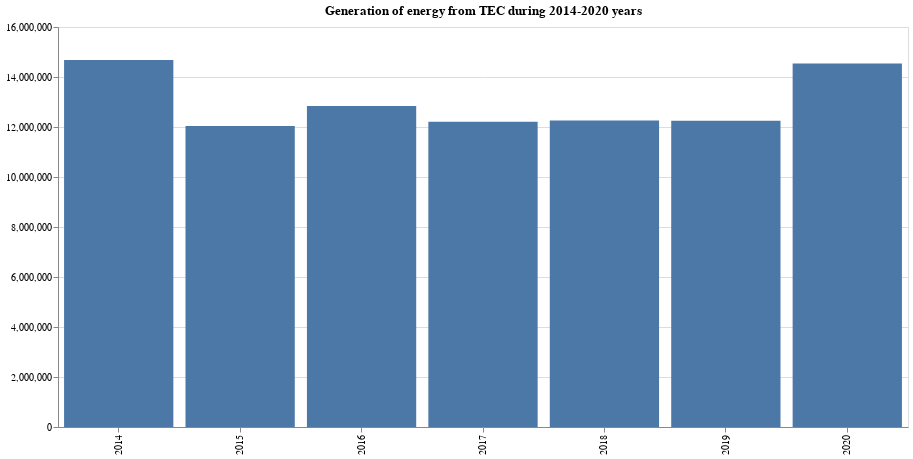

Notebook source saved alongside this figure:
### Code cell
chart_generator(task1_df, 'TEC')

### Figure 1 — Vega-Lite specification as saved in the notebook (floating-point values rounded to 4 significant figures)
{"config": {"view": {"continuousWidth": 400, "continuousHeight": 300}}, "data": {"name": "data-ecdcd649c28172410a9a615c1ea69b46"}, "mark": "bar", "encoding": {"x": {"type": "nominal", "field": "Час/Дата", "title": ""}, "y": {"type": "quantitative", "field": "TEC", "title": ""}}, "height": 400, "title": {"text": "Generation of energy from TEC during 2014-2020 years"}, "width": 850, "$schema": "https://vega.github.io/schema/vega-lite/v4.8.1.json", "datasets": {"data-ecdcd649c28172410a9a615c1ea69b46": [{"Час/Дата": "2014", "AES": 88204418, "TEC": 14684731, "VDE": 1606386, "TES": 68605877, "GES": 7991000.0, "GAES_GEN": 839842, "CONSUMPTION": 172595823, "GAES_PUMP": -1138000.0, "UK_BLR_RUS": -2597000.0, "UK_EURO": -4945000.0, "UK_MLD": -654700.0, "Unnamed: 12": 0.0, "Unnamed: 13": 0.0}, {"Час/Дата": "2015", "AES": 87413763, "TEC": 12041074, "VDE": 1234936, "TES": 50259819, "GES": 4964000.0, "GAES_GEN": 1554857, "CONSUMPTION": 148380125, "GAES_PUMP": -2116000.0, "UK_BLR_RUS": 1986000.0, "UK_EURO": -3623000.0, "UK_MLD": 52190.0, "Unnamed: 12": 0.0, "Unnamed: 13": 0.0}, {"Час/Дата": "2016", "AES": 80762094, "TEC": 12841033, "VDE": 1093190, "TES": 49879543, "GES": 7114000.0, "GAES_GEN": 1621377, "CONSUMPTION": 145108274, "GAES_PUMP": -2180000.0, "UK_BLR_RUS": -299500.0, "UK_EURO": -3983000.0, "UK_MLD": 45210.0, "Unnamed: 12": 0.0, "Unnamed: 13": 0.0}, {"Час/Дата": "2017", "AES": 85314258, "TEC": 12208062, "VDE": 1177032, "TES": 44945303, "GES": 8532000.0, "GAES_GEN": 1575099, "CONSUMPTION": 145483538, "GAES_PUMP": -2139000.0, "UK_BLR_RUS": -315500.0, "UK_EURO": -4039000.0, "UK_MLD": -1154000.0, "Unnamed: 12": 0.0, "Unnamed: 13": 0.0}, {"Час/Дата": "2018", "AES": 84351328, "TEC": 12261018, "VDE": 1863726, "TES": 47747092, "GES": 10070000.0, "GAES_GEN": 1564867, "CONSUMPTION": 149131882, "GAES_PUMP": -2119000.0, "UK_BLR_RUS": -433200.0, "UK_EURO": -5211000.0, "UK_MLD": -965800.0, "Unnamed: 12": 0.0, "Unnamed: 13": 0.0}, {"Час/Дата": "2019", "AES": 83098265, "TEC": 12251850, "VDE": 4441801, "TES": 44877587, "GES": 6422000.0, "GAES_GEN": 1323192, "CONSUMPTION": 146253834, "GAES_PUMP": -1820000.0, "UK_BLR_RUS": 562100.0, "UK_EURO": -4280000.0, "UK_MLD": -623500.0, "Unnamed: 12": 0.0, "Unnamed: 13": 0.0}, {"Час/Дата": "2020", "AES": 76210883, "TEC": 14536545, "VDE": 8124734, "TES": 39504024, "GES": 5999000.0, "GAES_GEN": 1561564, "CONSUMPTION": 140720453, "GAES_PUMP": -2139000.0, "UK_BLR_RUS": -638700.0, "UK_EURO": -2301000.0, "UK_MLD": -137300.0, "Unnamed: 12": 0.0, "Unnamed: 13": 0.0}]}}
